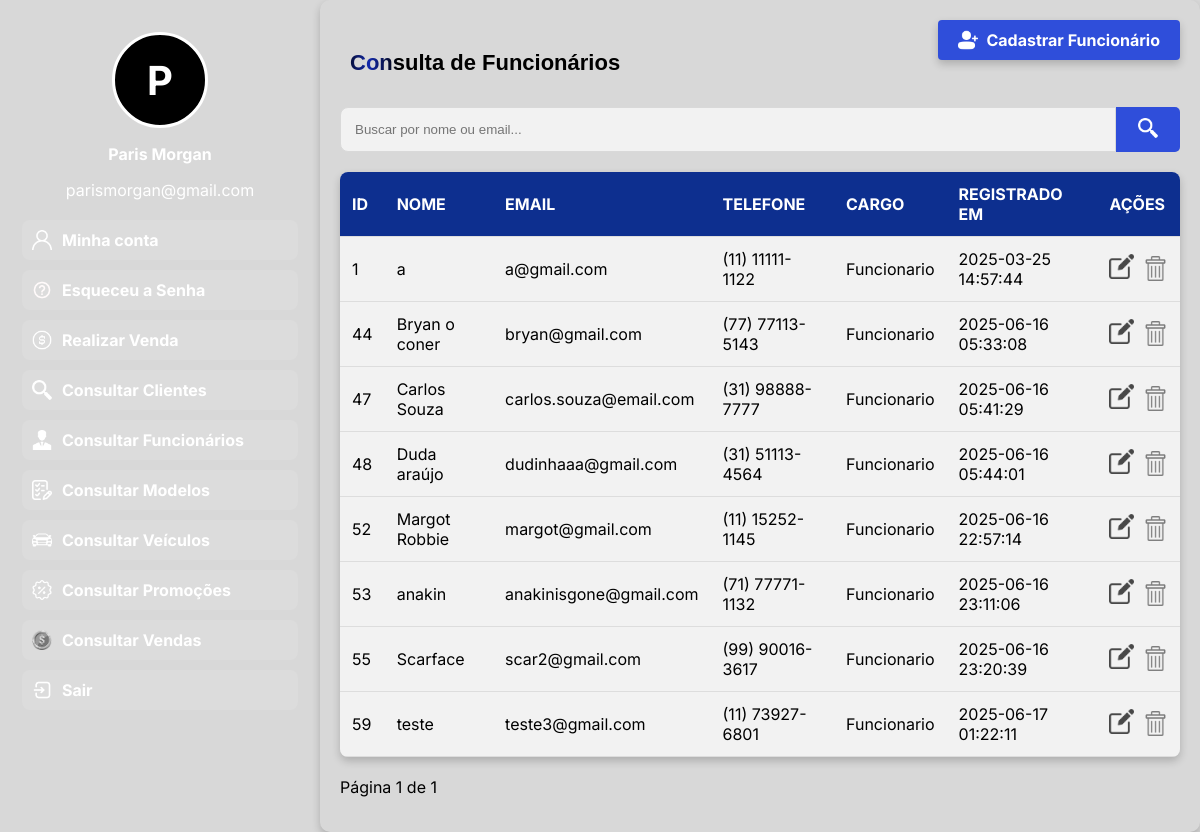
Before: /php/consultar_func_gerente.php (signed in) with the older database file.
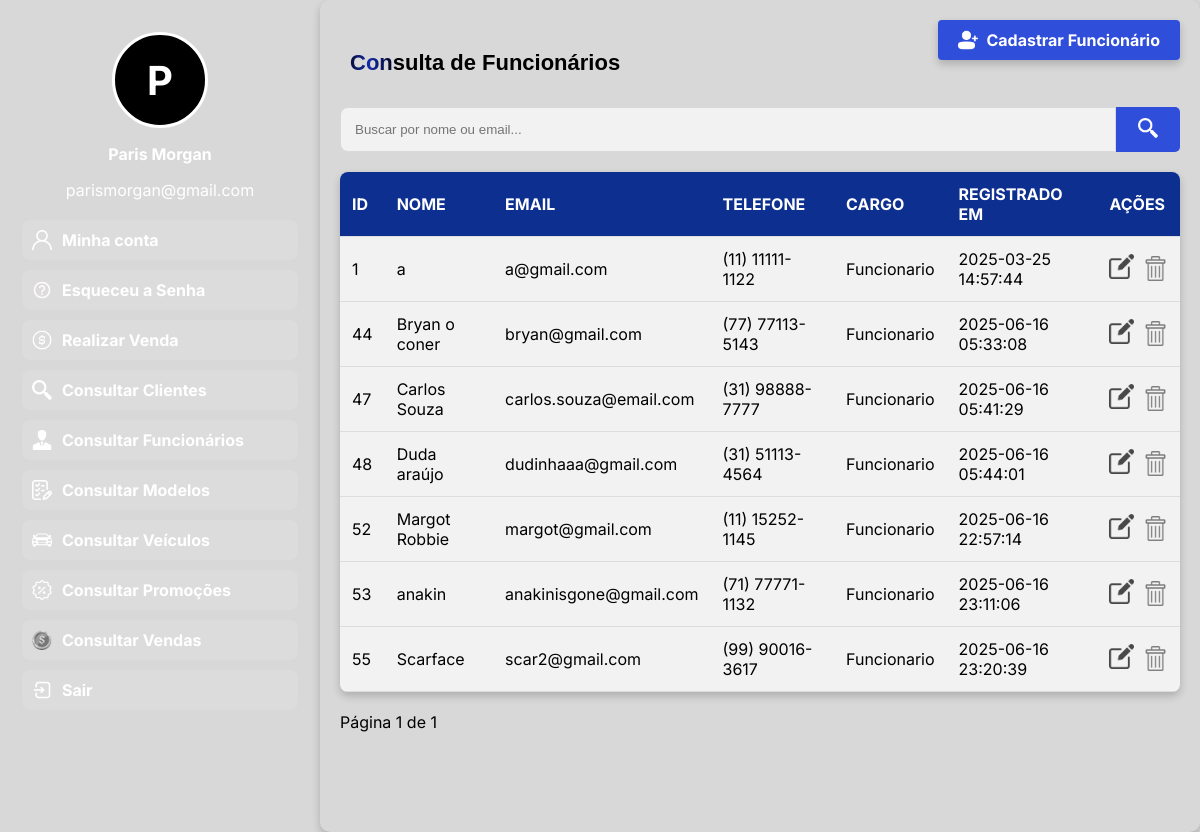
After: the same page with the newer database file.
### tables this page shows
CREATE TABLE `clientes` (
  `id` int(11) NOT NULL,
  `nome_completo` varchar(255) NOT NULL,
  `email` varchar(255) NOT NULL,
  `cpf` varchar(15) NOT NULL,
  `telefone` varchar(20) NOT NULL,
  `rg` varchar(20) NOT NULL,
  `cidade` varchar(100) NOT NULL,
  `estado` varchar(2) NOT NULL,
  `cnh` varchar(20) NOT NULL,
  `senha` varchar(255) NOT NULL,
  `admin` tinyint(1) DEFAULT 0,
  `cargo` enum('Admin','Cliente','Gerente','Funcionario') NOT NULL DEFAULT 'Cliente',
  `endereco` varchar(100) NOT NULL DEFAULT '',
  `pis` varchar(11) DEFAULT NULL,
  `foto_perfil` varchar(255) DEFAULT NULL,
  `registrado_em` datetime DEFAULT current_timestamp()
);

### php/consultar_func_gerente.php (the view, shortened to what the changed rows need)
<?php
$host = "localhost";
$user = "root";
$pass = "";
$db = "sistema_bmw";
$conn = new mysqli($host, $user, $pass, $db);
$usuario_id = $_SESSION['usuarioId'];
$sql = "SELECT nome_completo, email, cargo FROM clientes WHERE id = ?";
$stmt = $conn->prepare($sql);
$stmt->bind_param("i", $usuario_id);
$stmt->execute();
$stmt->bind_result($nome_completo, $email, $cargo_usuario);
$stmt->fetch();
$clientes_por_pagina = 10;
$pagina_atual = isset($_GET['pagina']) ? (int)$_GET['pagina'] : 1;
$offset = ($pagina_atual - 1) * $clientes_por_pagina;
$letra_filtro = isset($_GET['letra']) ? $_GET['letra'] : '';
$filtro = isset($_GET['search']) ? $_GET['search'] : '';
if ($letra_filtro) {
    $param = "$letra_filtro%";
    $sql = "SELECT id, nome_completo, email, telefone, cargo, registrado_em FROM clientes
            WHERE cargo " . ($cargo_usuario === 'Admin' ? "IN ('Funcionario', 'Gerente')" : "= 'Funcionario'") . "
            AND nome_completo LIKE ?
            LIMIT ?, ?";
    $stmt = $conn->prepare($sql);
    $stmt->bind_param("sii", $param, $offset, $clientes_por_pagina);
} else {
    $sql = "SELECT id, nome_completo, email, telefone, cargo, registrado_em FROM clientes
            WHERE cargo " . ($cargo_usuario === 'Admin' ? "IN ('Funcionario', 'Gerente')" : "= 'Funcionario'") . "
            LIMIT ?, ?";
    $stmt = $conn->prepare($sql);
    $stmt->bind_param("ii", $offset, $clientes_por_pagina);
}
$stmt->execute();
$result = $stmt->get_result();
?>
<!DOCTYPE html>
<html lang="pt-BR">
<head>
    <link rel="stylesheet" href="../css/consultar_clientes.css">
</head>
<body>
<div class="container">
    <div class="content">
        <h2 class="btn-shine">Consulta de Funcionários</h2>
        <table>
            <thead>
                <tr>
                    <th>ID</th>
                    <th>Nome</th>
                    <th>Email</th>
                    <th>Telefone</th>
                    <th>Cargo</th>
                    <th>Registrado em</th>
                    <th>Ações</th>
                </tr>
            </thead>
            <tbody>
                <?php while ($row = $result->fetch_assoc()): ?>
                    <tr>
                        <td><?php echo $row['id']; ?></td>
                        <td><?php echo $row['nome_completo']; ?></td>
                        <td><?php echo $row['email']; ?></td>
                        <td><?php echo $row['telefone']; ?></td>
                        <td><?php echo $row['cargo']; ?></td>
                        <td><?php echo $row['registrado_em']; ?></td>
                        <td style="white-space:nowrap;">
                            <a class="a-btn" href="editar_funcionario.php?id=<?php echo $row['id']; ?>" style="text-decoration:none;outline:none;margin-right:2px;vertical-align:middle;">
                                <img src="../img/editar.png" alt="Editar" class="btn-editar">
                            </a>
                            <button class="a-btn btn-editar" id="remover-funcionario-<?php echo $row['id']; ?>" data-id="<?php echo $row['id']; ?>" data-nome="<?php echo htmlspecialchars($row['nome_completo'], ENT_QUOTES); ?>" data-cargo="<?php echo $row['cargo']; ?>" style="background:none;border:none;cursor:pointer;text-decoration:none;padding:0;margin-left:2px;vertical-align:middle;">
                                <img src="../img/lixeira.png" alt="Remover" class="btn-editar">
                            </button>
                        </td>
                    </tr>
                <?php endwhile; ?>
            </tbody>
        </table>
    </div>
</div>
</body>
</html>

Changed rows visible on the page:
removed clientes: id "59", nome_completo "teste", email "teste3@gmail.com", telefone "(11) 73927-6801", cargo "Funcionario", registrado_em "2025-06-17 01:22:11"
